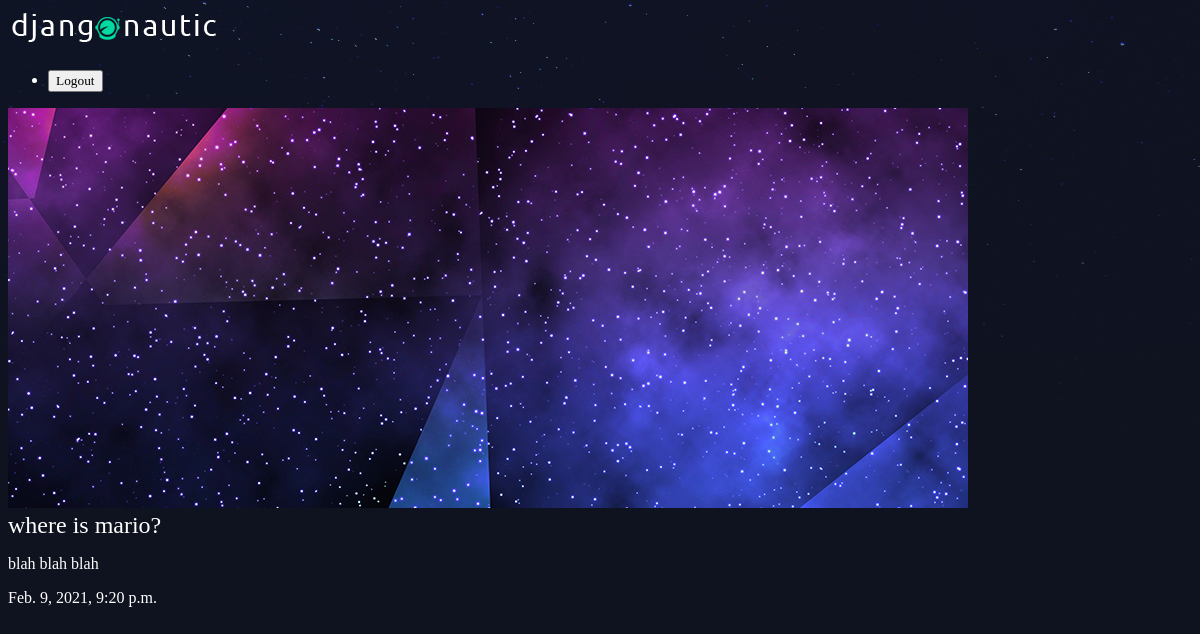
/articles/where-is-mario/, run on the app's committed database.
### articles/models.py (models this page shows, shortened)
class Article(models.Model):
    title = models.CharField(max_length=100)
    slug = models.SlugField()
    body = models.TextField()
    date = models.DateTimeField(auto_now_add=True) # automatically populates this field with now time
    thumb = models.ImageField(default='default.png', blank=True)
    author = models.ForeignKey(User, default=None, on_delete=models.DO_NOTHING,)

### articles/views.py (the view)
# urls.py: re_path(r'^(?P<slug>[\w-]+)/$', views.article_detail, name="detail"),
def article_detail(request, slug):
    article = Article.objects.get(slug=slug)
    return render(request, 'articles/article_detail.html', {'article': article})

### articles/templates/articles/article_detail.html
{% extends 'base_layout.html' %}
{% block content %}
<div class="article-detail">
    <div class="article">
        <img src="{{ article.thumb.url }}"/>
        <h2>{{ article.title }}</h2>
        <p>{{ article.body }}</p>
        <p>{{ article.date }}</p>
    </div>
</div>
{% endblock %}

### assets/styles.css (style rules this page uses)
body { background-color: #0f121f; background-image: url(stars.png); background-repeat: no-repeat; color: #fff; }
body * { font-family: Ubuntu; }
h1, h2, h3, h4, h5 { font-weight: normal; margin: 0; }

### data on the page
Article: thumb (picture), title "where is mario?", body "blah blah blah", date "Feb. 9, 2021, 9:20 p.m."
